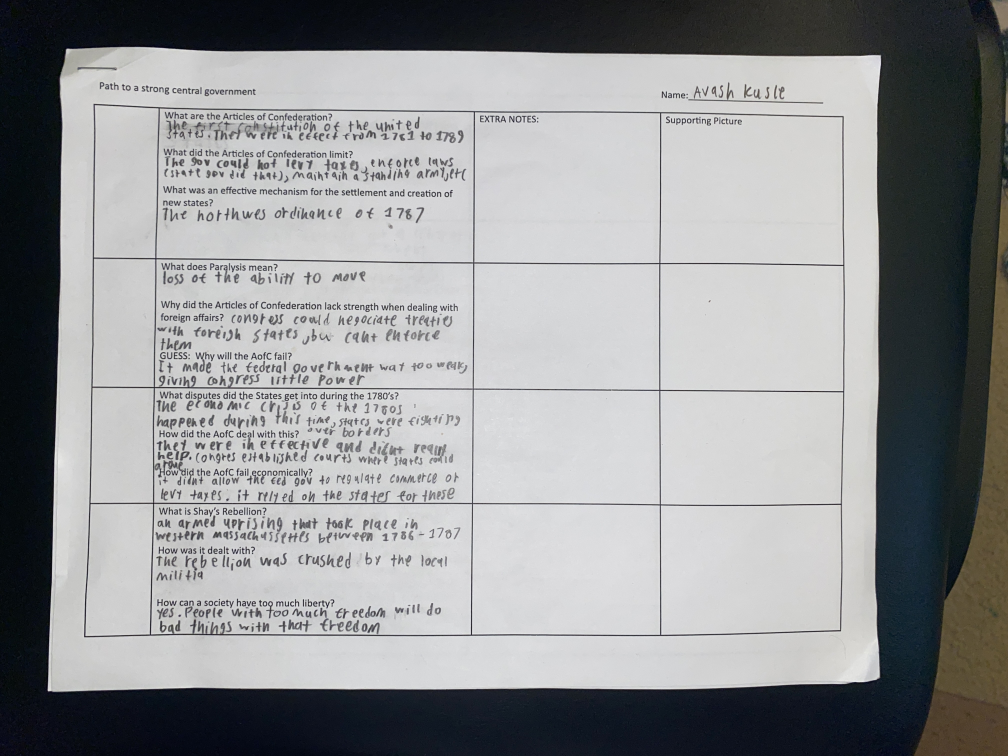
#> input picture Kching/Documents/IMG_8151.jpeg, 4032 x 3024 px, found by its file name (shown at 1/4 size)
$ python app-old.py
#> lines starting #> are read from the running program, lines starting #| are printed output that depends on the picture; after the words box and inside, x2 and y2 are one past the last pixel; in counts of white or black regions, pixels touching at a corner belong together
import cv2
import numpy as np


image = cv2.imread("C:\Data\Projects\Avash\Python\_git\Kching\Documents\IMG_8151.jpeg")
#> image is the input picture: shape (3024, 4032, 3); mean B, G, R 149.6, 148.4, 147
original = image.copy()
gray = cv2.cvtColor(image, cv2.COLOR_BGR2GRAY)
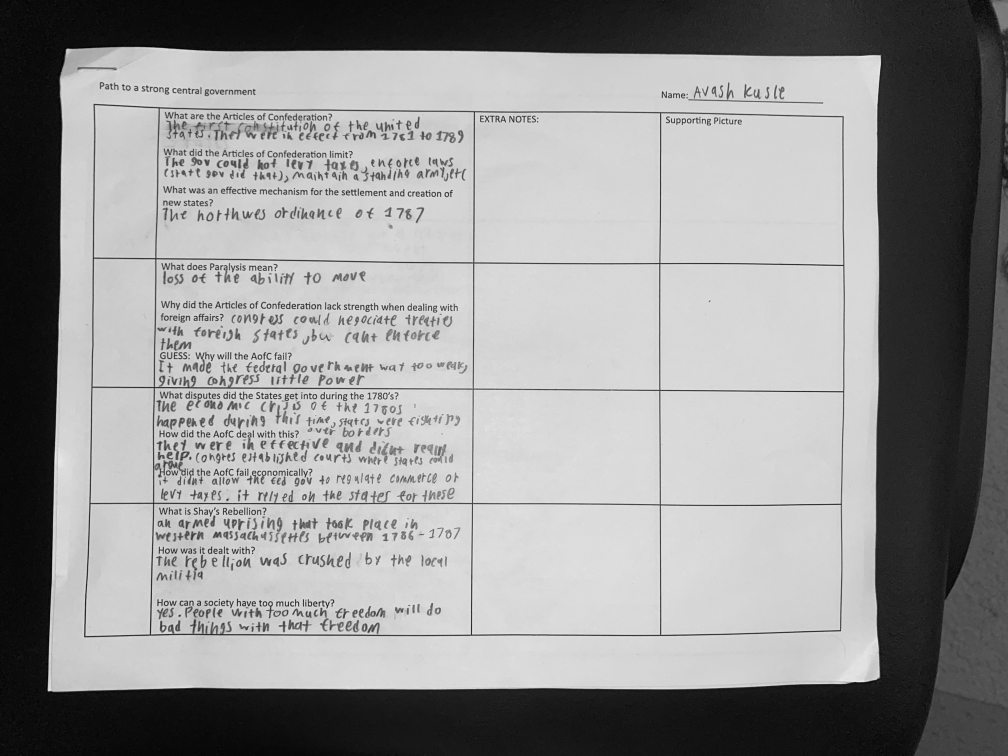
#> gray: shape (3024, 4032) (shown at 1/4 size); min 0, max 249, mean 148.1

# Step 1: Apply Thresholding to create a binary image
_, thresh = cv2.threshold(gray, 150, 500, cv2.THRESH_BINARY_INV)  # Adjust the threshold value as needed
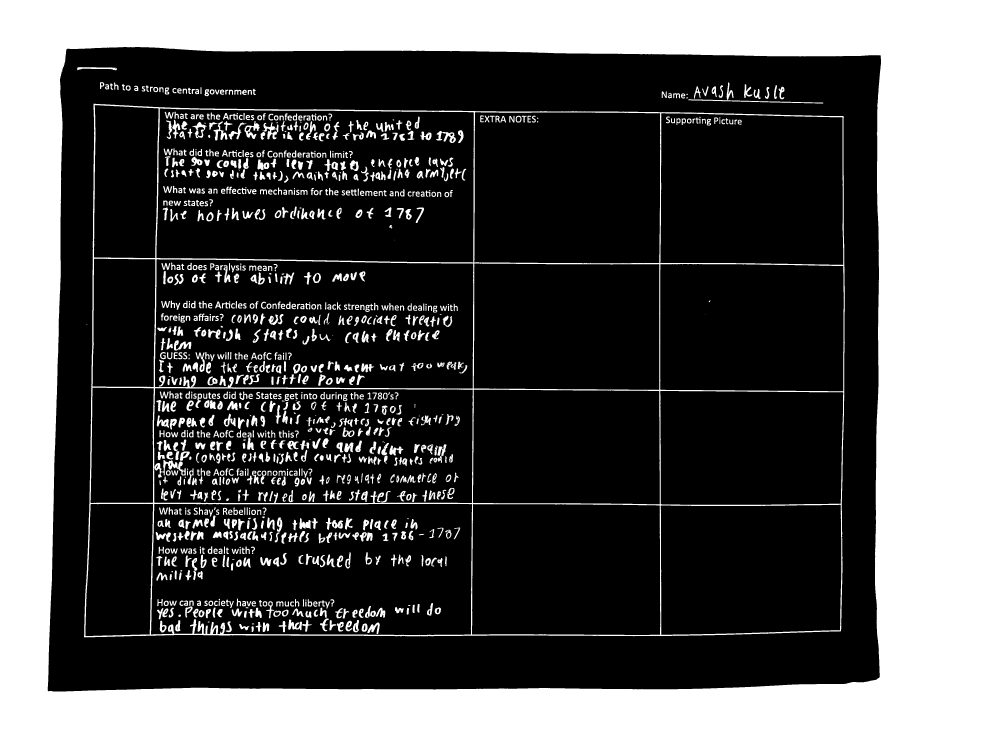
#> thresh: shape (3024, 4032) (shown at 1/4 size); 35.8% white; 1268 white regions (51 under 20 px), largest, box (x1, y1, x2, y2) and area: (0, 0, 4032, 3024) 3842393, (336, 415, 3379, 2550) 126827, (619, 1840, 743, 1911) 2836

# Step 2: Use Morphological Operations to Close Gaps
kernel = cv2.getStructuringElement(cv2.MORPH_RECT, (5, 5))
closed = cv2.morphologyEx(thresh, cv2.MORPH_CLOSE, kernel)
#> closed: shape (3024, 4032); 36.1% white; 811 white regions (16 under 20 px), largest, box (x1, y1, x2, y2) and area: (0, 0, 4032, 3024) 3842567, (336, 415, 3379, 2550) 139774, (1074, 453, 1309, 525) 3574

edged = cv2.Canny(closed, 100, 200)
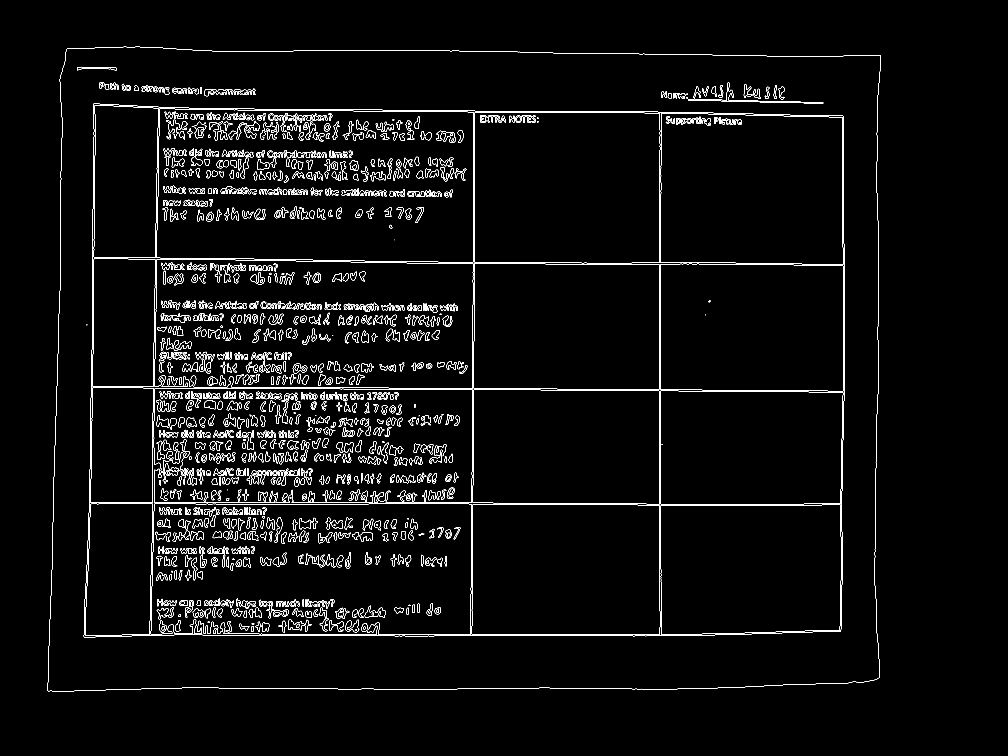
#> edged: shape (3024, 4032) (shown at 1/4 size); 1.5% white in thin lines or dots, all inside (x1, y1, x2, y2) = (190, 187, 3524, 2766)

# Find the contours in the edged image, keeping only the largest ones
contours, _ = cv2.findContours(edged.copy(), cv2.RETR_LIST, cv2.CHAIN_APPROX_SIMPLE)
#> contours = 2033 contours, 250 with area under 20; largest, box (x1, y1, x2, y2) and area: (190, 187, 3524, 2766) 8350203, (190, 187, 3524, 2766) 8350192, (335, 414, 3379, 2550) 6316333, (335, 414, 3379, 2550) 6316330, (625, 433, 1895, 1049) 754110
contours = sorted(contours, key=cv2.contourArea, reverse=True)
largest_contour = contours[0]
#> largest_contour = contour of 778 points, box (x1, y1, x2, y2) (190, 187, 3524, 2766), area 8350203

epsilon = 0.02 * cv2.arcLength(largest_contour, True)
#> epsilon = 236.1
approx = cv2.approxPolyDP(largest_contour, epsilon, True)
#> approx = [[266, 196], [192, 2764], [3517, 2710], [3521, 221]]

if len(approx) == 4:
    pts = approx.reshape(4, 2)
#> pts has the same summary as approx
else:
    raise ValueError("Couldn't find a rectangular contour")

rect = np.zeros((4, 2), dtype="float32")
s = pts.sum(axis=1)
#> s = [462, 2956, 6227, 3742]
rect[0] = pts[np.argmin(s)]
rect[2] = pts[np.argmax(s)]

diff = np.diff(pts, axis=1)
#> diff = [-70, 2572, -807, -3300]
rect[1] = pts[np.argmin(diff)]
rect[3] = pts[np.argmax(diff)]

width_a = np.sqrt(((rect[2][0] - rect[3][0]) ** 2) + ((rect[2][1] - rect[3][1]) ** 2))
width_b = np.sqrt(((rect[1][0] - rect[0][0]) ** 2) + ((rect[1][1] - rect[0][1]) ** 2))
max_width = max(int(width_a), int(width_b))

height_a = np.sqrt(((rect[1][0] - rect[2][0]) ** 2) + ((rect[1][1] - rect[2][1]) ** 2))
height_b = np.sqrt(((rect[0][0] - rect[3][0]) ** 2) + ((rect[0][1] - rect[3][1]) ** 2))
max_height = max(int(height_a), int(height_b))

dst = np.array([
    [0,0],
    [max_width - 1, 0],
    [max_width - 1, max_height - 1],
    [0, max_height - 1]
], dtype="float32")

M = cv2.getPerspectiveTransform(rect, dst)
warped = cv2.warpPerspective(image, M, (max_width, max_height))
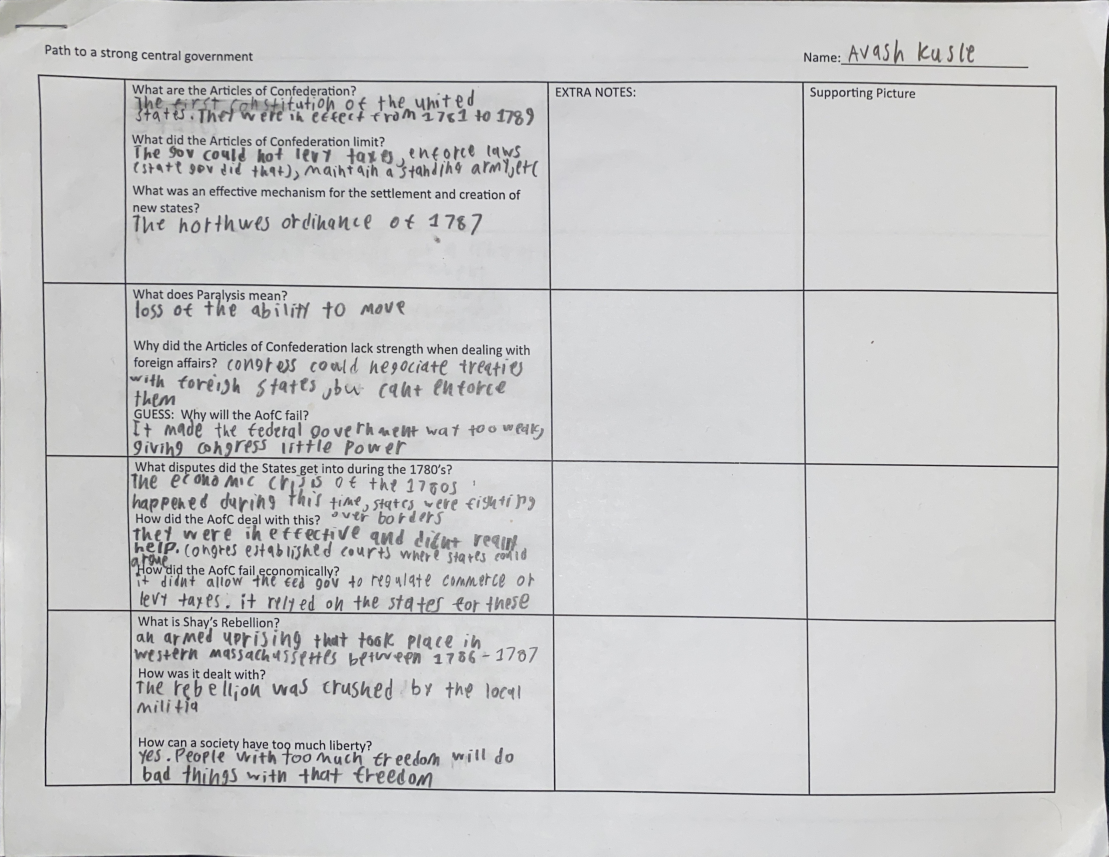
#> warped: shape (2569, 3325, 3) (shown at 1/3 size); mean B, G, R 202.8, 202.1, 202

# Convert the final warped image to grayscale
warped_gray = cv2.cvtColor(warped, cv2.COLOR_BGR2GRAY)

def BrightnessContrast(brightness=0):

    effect = controller(warped_gray,
                        265,
                        155)
    cv2.namedWindow("effect", cv2.WINDOW_NORMAL)
    cv2.setWindowProperty("effect", cv2.WND_PROP_FULLSCREEN, cv2.WINDOW_FREERATIO)
    cv2.imshow('effect', effect)

def controller(img, brightness=255, contrast=127):
#> called with brightness = 265, contrast = 155
    brightness = int((brightness - 0) * (255 - (-255)) / (510 - 0) + (-255))

    contrast = int((contrast - 0) * (127 - (-127)) / (254 - 0) + (-127))

    if brightness != 0:

        if brightness > 0:

            shadow = brightness

            max = 255

        else:

            shadow = 0
            max = 255 + brightness

        al_pha = (max - shadow) / 255
        ga_mma = shadow

        # The function addWeighted
        # calculates the weighted sum
        # of two arrays
        cal = cv2.addWeighted(img, al_pha,
                              img, 0, ga_mma)

    else:
        cal = img

    if contrast != 0:
        Alpha = float(131 * (contrast + 127)) / (127 * (131 - contrast))
        Gamma = 127 * (1 - Alpha)

        # The function addWeighted calculates
        # the weighted sum of two arrays
        cal = cv2.addWeighted(cal, Alpha,
                              cal, 0, Gamma)
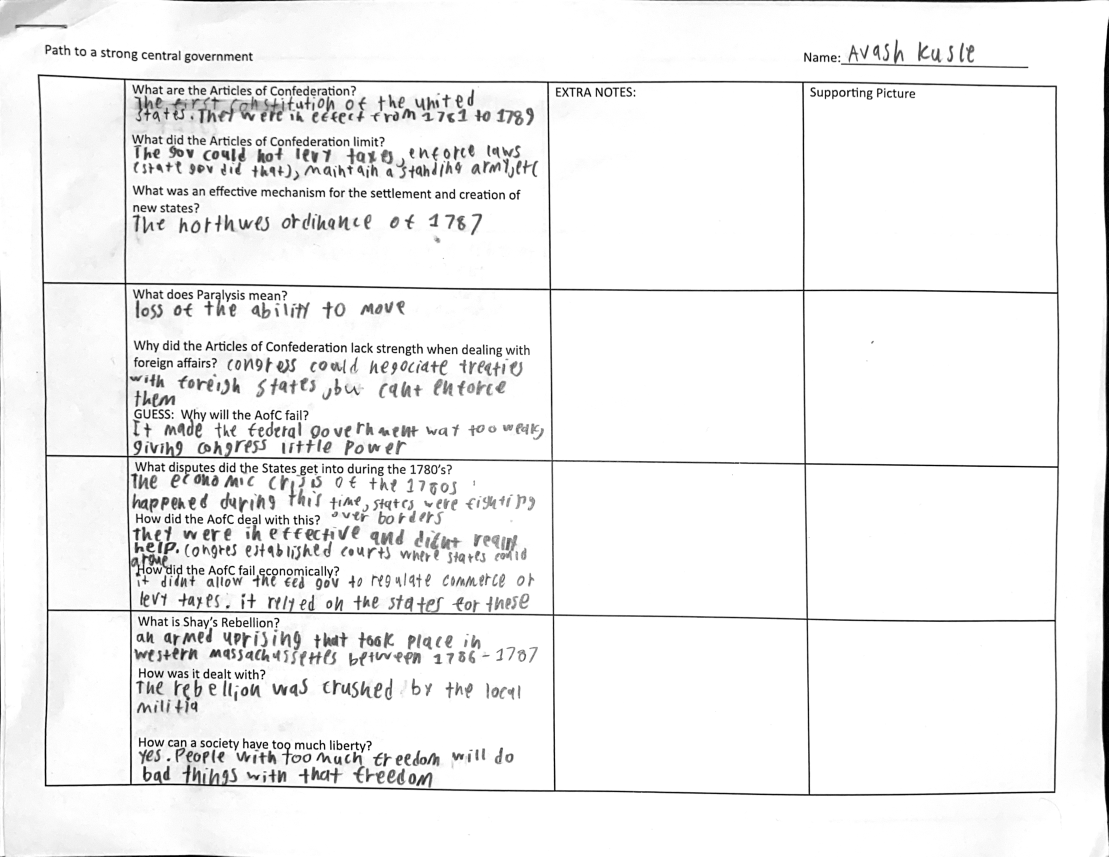
#> cal: shape (2569, 3325) (shown at 1/3 size); min 0, max 255, mean 240.8

    # putText renders the specified
    # text string in the image.
    cv2.putText(cal, 'B:{},C:{}'.format(brightness,
                                        contrast),
                (10, 30), cv2.FONT_HERSHEY_SIMPLEX,
                1, (0, 0, 255), 2)
#> cal: shape (2569, 3325); 0.01% of pixels changed, all inside (x1, y1, x2, y2) = (13, 8, 161, 36)

    return cal

#Grayscale window

BrightnessContrast(0)


cv2.waitKey(0)
cv2.destroyAllWindows()

$ run again, with Kching/Documents/Document.jpg copied over Kching/Documents/IMG_8151.jpeg
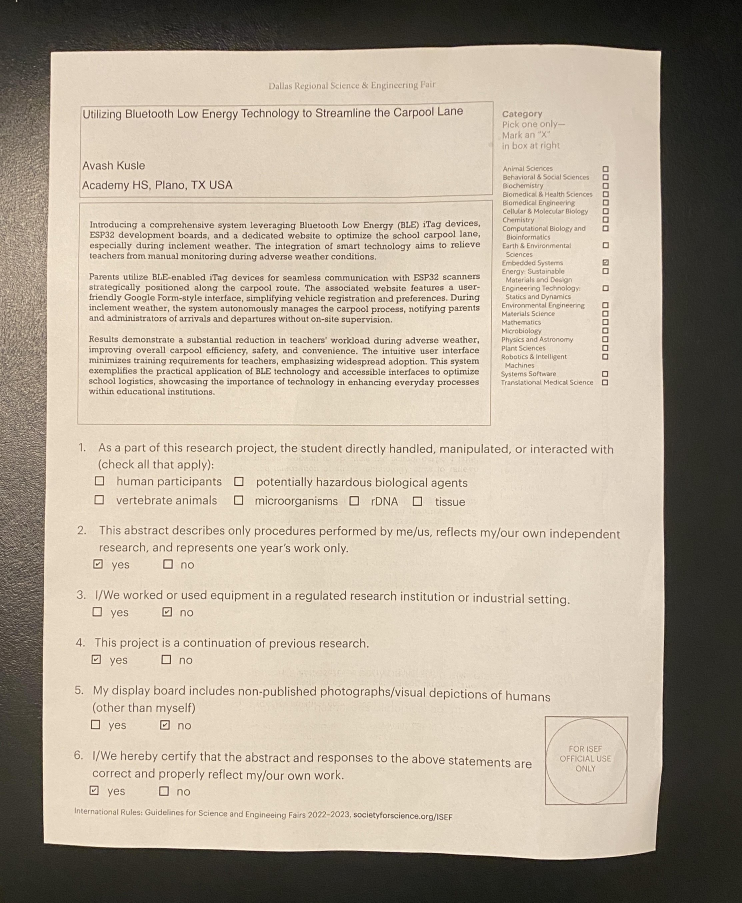
#> input picture Kching/Documents/Document.jpg, 2226 x 2708 px, found by its file name (shown at 1/3 size)
#> image is the input picture: shape (2708, 2226, 3); mean B, G, R 151.9, 167.9, 179.1
#> `_, thresh = cv2.threshold(gray, 150, 500, cv2.THRESH_BINARY_INV)`:
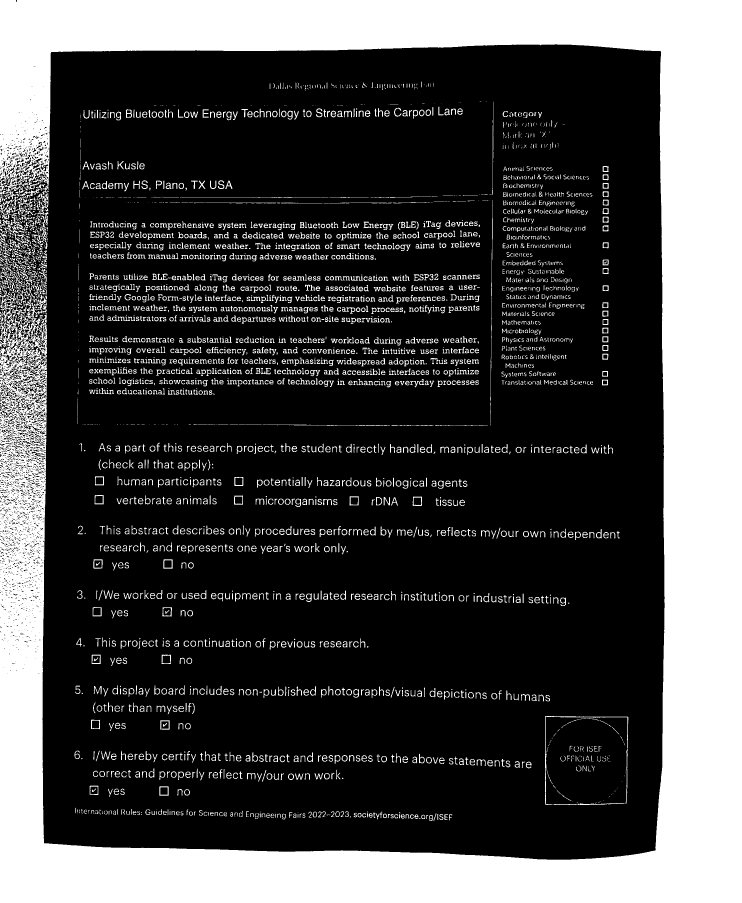
#> thresh: shape (2708, 2226) (shown at 1/3 size); 28.6% white; 3520 white regions (988 under 20 px), largest, box (x1, y1, x2, y2) and area: (0, 0, 2226, 2708) 1486987, (1635, 2148, 1885, 2415) 2427, (0, 599, 76, 701) 1660
#> closed: shape (2708, 2226); 31% white; 1019 white regions (182 under 20 px), largest, box (x1, y1, x2, y2) and area: (0, 0, 2226, 2708) 1564616, (1635, 2148, 1885, 2415) 3066, (1061, 2435, 1357, 2463) 2734
#> edged: shape (2708, 2226); 2.7% white in thin lines or dots, all inside (x1, y1, x2, y2) = (0, 132, 1994, 2579)
#> contours = 5790 contours, 3876 with area under 20; largest, box (x1, y1, x2, y2) and area: (127, 132, 1994, 2579) 4453588, (127, 132, 1994, 2579) 4453530, (1216, 1011, 1315, 1031) 1102, (1216, 1011, 1315, 1031) 1088, (757, 1040, 829, 1066) 842
#> largest_contour = contour of 713 points, box (x1, y1, x2, y2) (127, 132, 1994, 2579), area 4453588
#> epsilon = 172.1
#> approx = [[1980, 152], [153, 156], [132, 2529], [1966, 2550]]
#> pts has the same summary as approx
#> s = [2132, 309, 2661, 4516]
#> diff = [-1828, 3, 2397, 584]
#> in controller, `cal = cv2.addWeighted(cal, Alpha, cal, 0, Gamma)`:
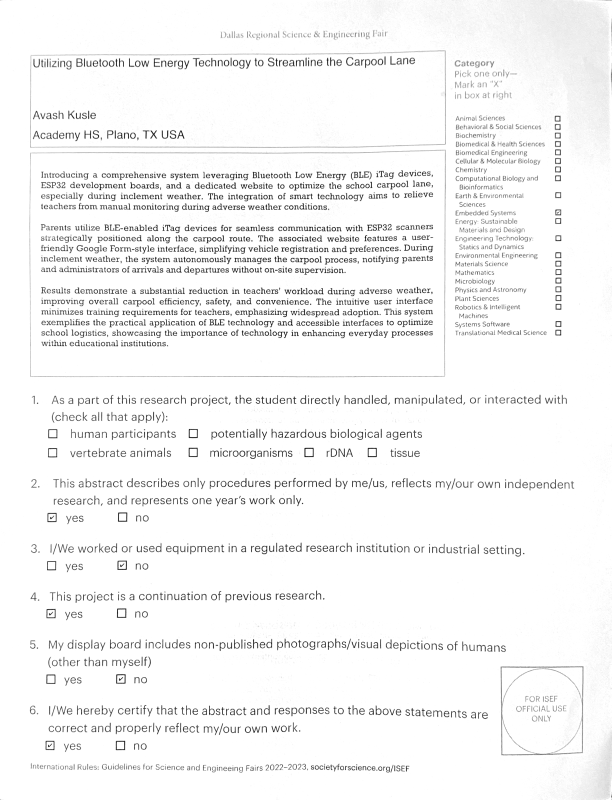
#> cal: shape (2398, 1834) (shown at 1/3 size); min 0, max 255, mean 244.9
